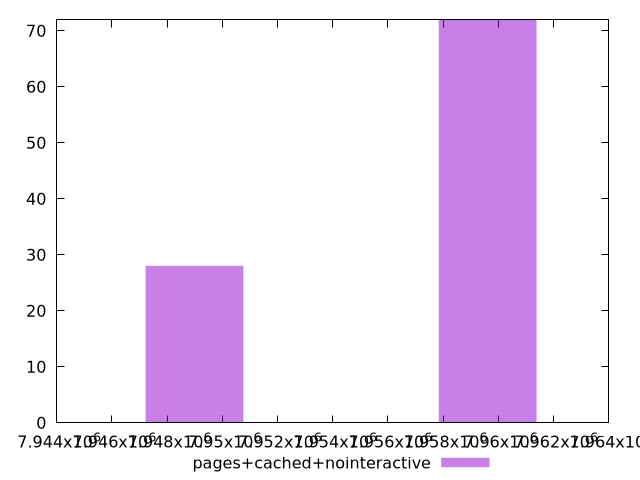

Here is the gnuplot script that generated this plot:
$_pagesCachedNointeractive <<EOF
7948992.604079002 28
7959610.136497629 72
EOF
set key outside below
set terminal pngcairo
set output "report_00005_2020-11-02T22-26-11.212Z/total-byte-weight/pages+cached+nointeractive//raw_hist.png"
set yrange [0:72]
set boxwidth 3539.17747287578
set style fill transparent solid 0.5 noborder
plot $_pagesCachedNointeractive title "pages+cached+nointeractive" with boxes ,
